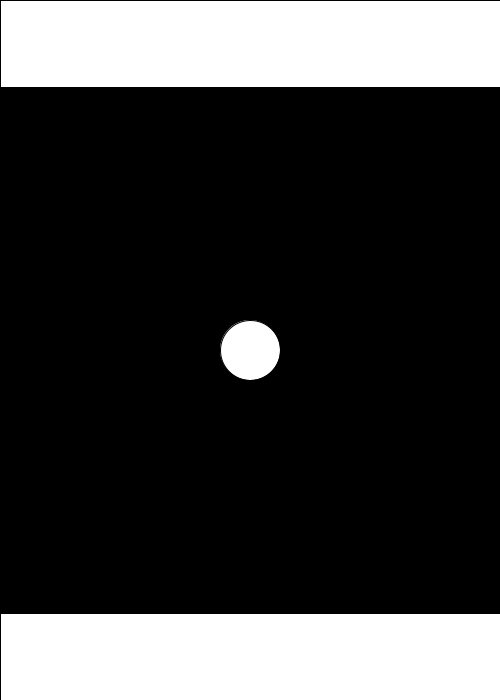
Frame 1 (no input)
Frame 60 (the mouse pressed at the canvas centre just before this capture): identical to frame 1, image omitted
Frame 120 (the mouse held since frame 60 and released just before this capture): identical to frame 1, image omitted

The Processing sketch that drew this single still picture (run headless with seeded random() and noise(); from frame 60 on, the mouse is pressed at the canvas centre):

// Processing sketch: processing_129698
// ── processing_129698.pde

ArrayList particles;
float t;



void setup() {

  t=0;
  frameRate(30);
  size(500, 700);
  background(255);
  smooth();
  particles = new ArrayList();
  particles.add(new particle(width/2, height/2, 1));
}


public class particle {
  ArrayList children;
  int generation;
  PVector loc;
  PVector trueloc;

  public particle( float x, float y, int gen) {
    loc = new PVector(x, y);
    trueloc = new PVector(x, y);
    generation = gen;
    children = new ArrayList();
  }

  public particle( float x, float y, float xx, float yy, int gen) {
    loc = new PVector(x, y);
    trueloc = new PVector(xx, yy);
    generation = gen;
    children = new ArrayList();
  }

  public void update() {
    pushMatrix();
    translate(loc.x, loc.y);

    if (children.size()>0) {
      for (int i = 0; i< children.size();i++) {      
        particle child = (particle)children.get(i);
        rotate(t/(100)-children.size());
        child.update();

        stroke(255); 
        line(0, 0, child.loc.x, child.loc.y);
      }
    } 

    fill(255);
    stroke(0);
    ellipse(0, 0, 60/generation, 60/generation);

    popMatrix();
  }

  public void spawngeneration() {
    if (children.size()<30) {
      for (int i = 0; i<6; i++) {
        float xpl = 100*cos(2*PI*i/6)/generation;
        float ypl = 100*sin(2*PI*i/6)/generation;
        particle p = new particle(xpl, ypl, loc.x +xpl, loc.y+ ypl, generation+1);
        children.add(p);
        particles.add(p);
      }
    }
  }
}

void draw() {

  background(0);
  for (int i = 0; i< particles.size(); i++) {
    particle a=(particle)particles.get(i);
    fill(0);
  //  rect(0, 0, width, height*.2);
   // rect(0, height-height/6, width, height);
    quad(0,height/3,0,0,width/2,0,width/2,height/6);
    a.update();
    fill(255);
    rect(0, 0, width, height/8);
    rect(0, height-height/8, width, height);
  }
  t=t+1;
}

void mouseClicked() {
  particle p=(particle)particles.get(0);
  float xx =mouseX;
  float yy = mouseY;
  PVector loct = p.loc.get();
  ArrayList children = p.children;

  for (int i = 0 ;i <  particles.size(); i++) {
    particle a=(particle)particles.get(i);
    loct = a.trueloc.get();
    PVector mouseloc= new PVector(loct.x-xx, loct.y-yy);
    if (mouseloc.mag() < 60/a.generation ) {
      a.spawngeneration();
    }
  }

  if (mouseY<height/8 || mouseY>7*height/8) {
     p=(particle)particles.get(floor(random(particles.size())));
    p.spawngeneration();
  }
} 


void mouseDragged() {
  if (mouseY>height/8 && mouseY<7*height/8) {
    particle p=(particle)particles.get(0);
    p.loc.x=mouseX;
    p.loc.y=mouseY;
  }
}
